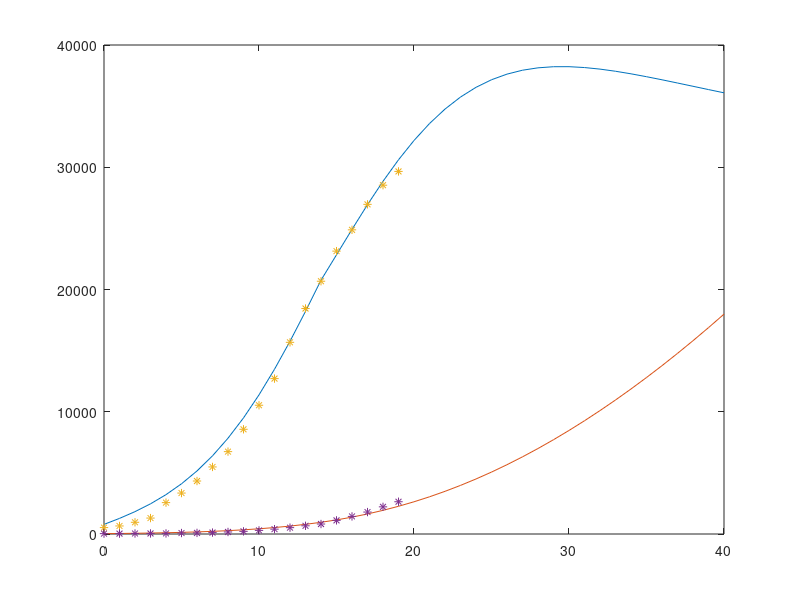

The MATLAB script that drew this image:
clc;clear

%%SEIR Transmission dynamics model of 2019 nCoV coronavirus with considering the weak infectious ability and changes in latency duration%%%%%%
%%Shi Pengpeng,Cao Shengli,Feng Peihua,Completed on Jan 5th, first released on Jan 7th%%

%%This latest modified version was released on Feb. 10th, 2020%%
%% Model parameters

c=2.6;beta=1.74e-9;

delta_I0=0.13; delta_q=0.13;
gama_I=0.0035; gama_H=0.007;

q=10e-7; alpha=0.0001;

theta=1; lam=1/14;

T=40; t=0.01; NN=T/t;

%% Initial values

S=5917*1e4; E=4007; I=524*1.5; Sq=2776;

Eq=400; H=I+Eq; R=31; De=24;sigma=1/7;

AA=[S E I Sq Eq H R];

for ii=1:NN

%% Increased isolation speed of patient due to new hospitals

if (ii*t)>=14

delta_I=delta_I0*1.2;

else

delta_I=delta_I0;

end

%% Modified SEIR Transmission dynamics model

dS = -(beta*c+c*q*(1-beta))*S*(I+theta*E)+lam*Sq;

dE = beta*c*(1-q)*S*(I+theta*E)-sigma*E;
dI = sigma*E-(delta_I+alpha+gama_I)*I;

dSq = (1-beta)*c*q*S*(I+theta*E)-lam*Sq;

dEq = beta*c*q*S*(I+theta*E)-delta_q*Eq;

dH = delta_I*I+delta_q*Eq-(alpha+gama_H)*H;
dR = gama_I*I+gama_H*H;

%% Euler integration algorithm

S =S+dS*t;

E = E+dE*t;

I = I+dI*t;

Sq = Sq+dSq*t;

Eq = Eq+dEq*t;

H = H+dH*t;

R = R+dR*t;

AA=[AA; S E I Sq Eq H R];

end

%% Theoretical estimation

Infected(:,1)= round(AA(1:1/t:size(AA,1),3));

Cured(:,1)=round(AA(1:1/t:size(AA,1),7));

plot(0:T,[Infected Cured])

%% raw data

hold on

data_Infected=[524 658 958 1303 2567 3349 4334 5486 6738 8565 10532 12712 15679 18445 20677 23139 24881 26965 28532 29659]';

data_Cured=[31 32 42 44 47 80 90 116 166 215 295 396 520 671 817 1115 1439 1795 2222 2639]';

plot([1:length(data_Infected)]'-1,[data_Infected data_Cured],'*')